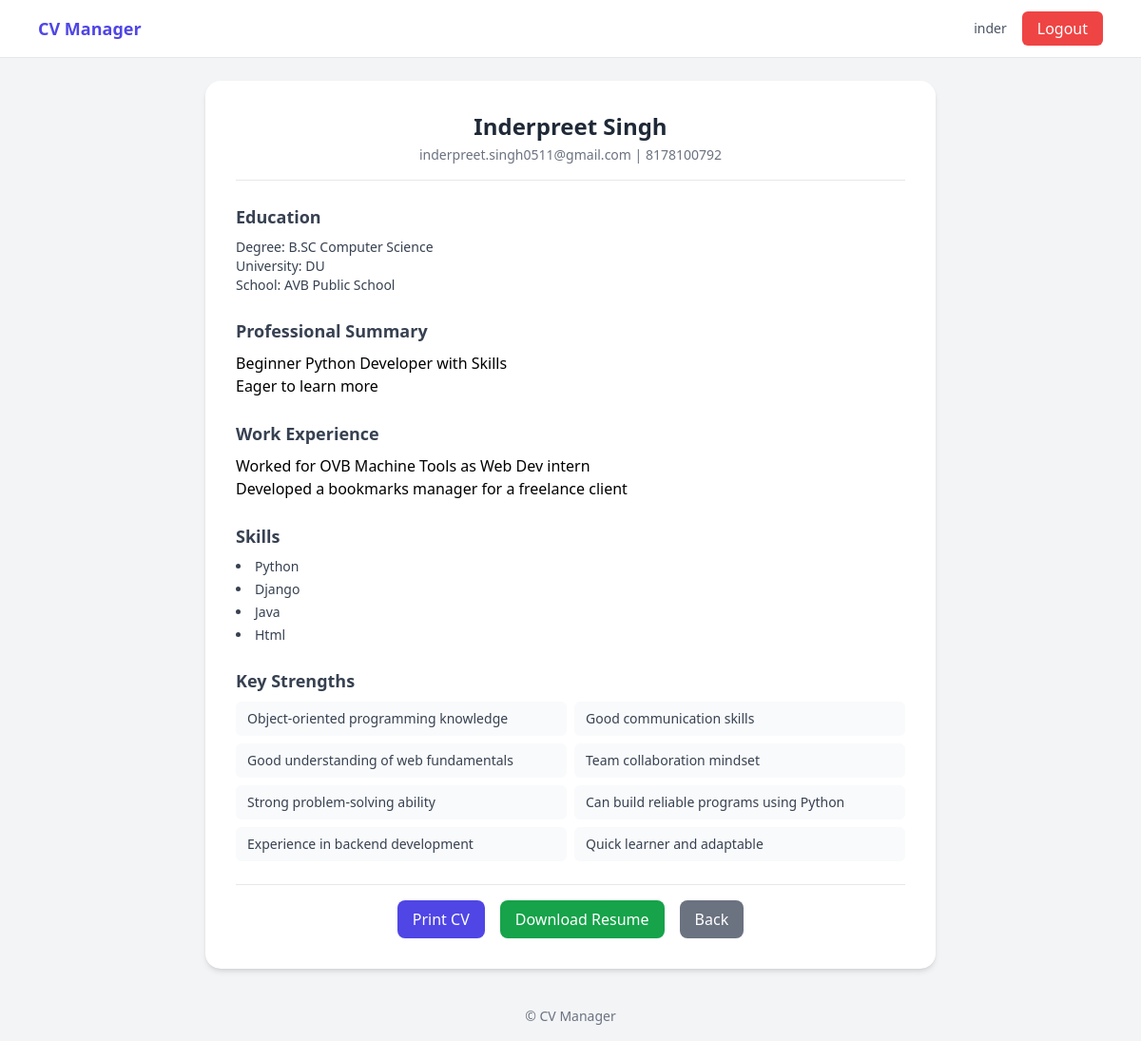
Page /5/ (signed in) on the committed database.
### myapp/models.py (models this page shows)
class Profile(models.Model):
    user=models.ForeignKey(User,on_delete=models.CASCADE)
    name=models.CharField(max_length=100)
    email=models.CharField(max_length=100)
    phone=models.CharField(max_length=100)
    degree=models.CharField(max_length=50)
    school=models.CharField(max_length=50)
    university=models.CharField(max_length=50)
    summary=models.TextField()
    previous_work=models.TextField()
    skills=models.TextField()
    created_at=models.DateTimeField(auto_now_add=True)

### myapp/views.py (the view)
# urls.py: path('<int:pk>/',resume,name='resume'),
@login_required
def resume(request, pk):
    profile = get_object_or_404(Profile, pk=pk, user=request.user)
    skills_list,strengths=get_skills_and_strengths(profile.skills)
    return render(request, 'myapp/resume.html', {
        'profile': profile,
        'skills_list': skills_list,
        'strengths':strengths
    })

### myapp/utils.py (called while the page is built)
def get_skills_and_strengths(skills_string):
    skills_list = [skill.strip().title() for skill in skills_string.split(',')]
    skill_map = {
        "Python": "Can build reliable programs using Python",
        "Django": "Experience in backend development",
        "Html": "Good understanding of web fundamentals",
        "Css": "Ability to design clean user interfaces",
        "Javascript": "Can build interactive web applications",
        "Java": "Object-oriented programming knowledge",
        "Sql": "Database management skills",
    }
    strengths = [skill_map[skill] for skill in skills_list if skill in skill_map]
    strengths.extend([
        "Strong problem-solving ability",
        "Quick learner and adaptable",
        "Good communication skills",
        "Team collaboration mindset",
    ])
    return skills_list, list(set(strengths))

### myapp/templates/myapp/resume.html (shortened to what this page needs)
{% extends 'myapp/base.html' %}
{% block content %}
<div class="max-w-3xl mx-auto bg-white shadow-md rounded-2xl p-8">
    <div class="text-center border-b pb-4 mb-6">
        <h1 class="text-2xl font-semibold text-gray-800">
            {{ profile.name }}
        </h1>
        <p class="text-sm text-gray-500 mt-1">
            {{ profile.email }} | {{ profile.phone }}
        </p>
    </div>
    <div class="mb-6">
        <h2 class="text-lg font-semibold text-gray-700 mb-2">Education</h2>
        <p class="text-sm text-gray-700">
            <span class="font-medium">Degree:</span> {{ profile.degree }}<br>
            <span class="font-medium">University:</span> {{ profile.university }}<br>
            <span class="font-medium">School:</span> {{ profile.school }}
        </p>
    </div>
    <div class="mb-6">
        <h2 class="text-lg font-semibold text-gray-700 mb-2">Professional Summary</h2>
        <p class="text-sm text-gray-700 leading-relaxed">
            {{ profile.summary|linebreaks }}
        </p>
    </div>
    <div class="mb-6">
        <h2 class="text-lg font-semibold text-gray-700 mb-2">Work Experience</h2>
        <p class="text-sm text-gray-700 leading-relaxed">
            {{ profile.previous_work|linebreaks }}
        </p>
    </div>
    <div class="mb-6">
        <h2 class="text-lg font-semibold text-gray-700 mb-2">Skills</h2>
        <ul class="list-disc list-inside text-sm text-gray-700 space-y-1">
            {% for skill in skills_list %}
                <li>{{ skill }}</li>
            {% endfor %}
        </ul>
    </div>
    <div class="mb-6">
    <h2 class="text-lg font-semibold text-gray-700 mb-2">Key Strengths</h2>
    <ul class="grid grid-cols-1 sm:grid-cols-2 gap-2 text-sm text-gray-700">
        {% for strength in strengths %}
            <li class="bg-gray-50 px-3 py-2 rounded-md">
                {{ strength }}
            </li>
        {% endfor %}
    </ul>
</div>
    <div class="flex justify-center gap-4 pt-4 border-t">
        <button onclick="window.print()"
            class="bg-indigo-600 text-white px-4 py-2 rounded-lg hover:bg-indigo-700">
            Print CV
        </button>
        <a href="{% url 'download_resume' profile.id %}"
           class="bg-green-600 text-white px-4 py-2 rounded-lg hover:bg-green-700">
            Download Resume
        </a>
        <a href="{% url 'home' %}"
           class="bg-gray-500 text-white px-4 py-2 rounded-lg hover:bg-gray-600">
            Back
        </a>
    </div>
</div>
{% endblock %}

### myapp/templates/myapp/base.html (shortened to what this page needs)
{% load static %}
<!DOCTYPE html>
<html lang="en">
<head>
    <script src="https://cdn.tailwindcss.com"></script>
</head>
<body class="bg-gray-100 min-h-screen flex flex-col">
    <nav class="bg-white border-b">
        <div class="max-w-6xl mx-auto px-4 py-3 flex justify-between items-center">
            <a href="{% url 'home' %}" class="text-lg font-semibold text-indigo-600">
                CV Manager
            </a>
            <div class="flex items-center gap-4">
                {% if user.is_authenticated %}
                    <span class="text-sm text-gray-600 hidden sm:block">
                        {{ user.username }}
                    </span>
                    <form method="POST" action="{% url 'logout' %}">
                        <button class="bg-red-500 text-white px-4 py-1.5 rounded-md hover:bg-red-600">
                            Logout
                        </button>
                    </form>
                {% endif %}
            </div>
        </div>
    </nav>
    <main class="flex-grow">
        <div class="max-w-6xl mx-auto px-4 py-6">
            {% block content %}{% endblock %}
        </div>
    </main>
    <footer class="text-center text-gray-500 text-sm py-4">
        © CV Manager
    </footer>
</body>
</html>

### rows in the picture
Profile: name "Inderpreet Singh", email "inderpreet.singh0511@gmail.com", phone "8178100792", degree "B.SC Computer Science", university "DU", school "AVB Public School", summary "Beginner Python Developer with Skills Eager to learn more", previous_work "Worked for OVB Machine Tools as Web Dev intern Developed a bookmarks manager for a freelance client"

### other values in the picture
{{ user.username }} "inder"
{{ skill }} "Python" "Django" "Java" "Html"
{{ strength }} "Object-oriented programming knowledge" "Good communication skills" "Good understanding of web fundamentals" "Team collaboration mindset" "Strong problem-solving ability" "Can build reliable programs using Python" "Experience in backend development" "Quick learner and adaptable"
